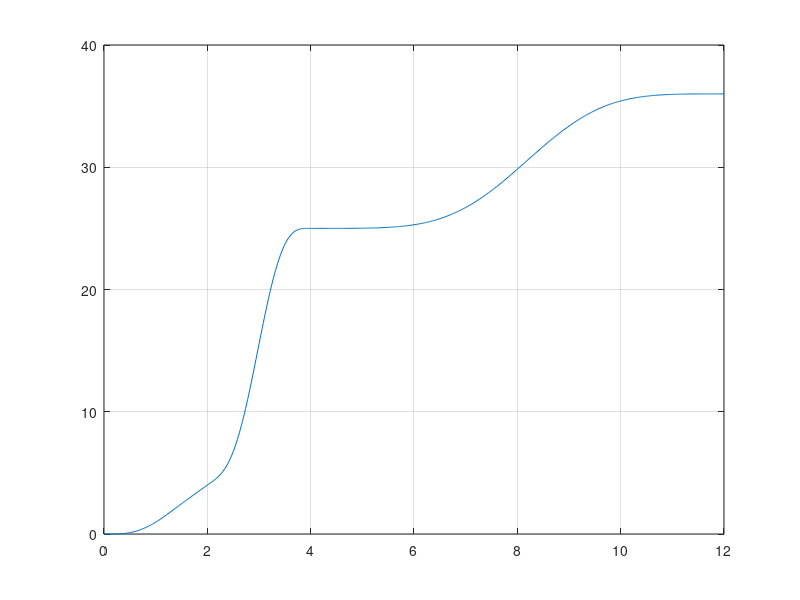

This chart was generated by the following MATLAB code:
clear all;

%% set parameters here
    t0 = 0;
    T = 2;   % segment duration
    kr = 4; % derivative order
    frame = 100;    % number of frames
    num_st = 4; % number of constrained states
    
    % function check
    if T>=10
       warning('Segment duration cannot exceed 10 s!'); 
    end
            
    % [states_start states_end]
    pose_fixed = [0 0 0 0
            4 3 0 0
            25 0 0 0
            36 0 0 0
        ];
    num_free_point = 3;        

%     segments0 = [0 0 0 0 4 3 0 0
%                   4 3 0 0 25 0 0 0
%                   25 0 0 0 35 0 0 0
%                   ];
              
    num_seg = size(pose_fixed,1)+num_free_point-1;
    num_point = num_seg+1;


%%  matrix initial

    % induced params
    segments0 = zeros(num_seg,kr*2);
    for is = 1:size(pose_fixed,1)-1
       segments0(is,1:kr) = pose_fixed(is,:);
       segments0(is,kr+1:2*kr) = pose_fixed(is+1,:);
    end
    
    N = 2*kr -1;
    path = zeros(frame*num_seg+1,4);
    dim = 1;
    ts = t0:T:T*num_seg;

    % Q
    Q0 = zeros(N+1,N+1);
    Ad0 = zeros((num_st*2)*num_seg*dim,(N+1)*num_seg);   % mellinger method
    Ad1 = zeros((num_st*2)*num_seg*dim,(N+1)*num_seg);    % unconstarined QP method
    f = zeros((N+1)*num_seg,1);
    poly0 = zeros(num_seg*(N+1),1);
    %poly = zeros(frame*num_seg+1,dim+1);

    for i=kr+1:N+1
        for j = kr+1:N+1
            Q0(i,j) = ((i-1)*(i-2)*(i-3)*(i-4)*(j-1)*(j-2)*(j-3)*(j-4)/(i+j-9))*T^(i+j-9);
        end
    end
    
    %find constraint matrix Ad
    for is = 1:num_seg
        for k=0:3
            for i=k:N
                Ad1(1+k +(is-1)*2*kr,i+1+(is-1)*(N+1)) = (factorial(i)/factorial(i-k))*ts(is)^(i-k);    % start states
                Ad1(1+k +(is-0.5)*2*kr,i+1+(is-1)*(N+1)) = (factorial(i)/factorial(i-k))*ts(is+1)^(i-k);    % end states
            end
        end
        segments1(1,(N+1)*(is-1)+1:(N+1)*is) = segments0(is,1:end);  % just for x now
    end
    
    %% mellinger method
%     Ad1 = Ad0; 
%     Q1 = kron(eye(num_seg),Q0); 
%     poly1 = poly0; segments1 =
%     zeros(1,num_st*2*dim*num_seg); path1 = zeros(frame*num_seg+1,2);
% 
%     for is = 1:num_seg
%         for k=0:3
%             for i=k:N
%                 Ad1(1+k +(is-1)*2*kr,i+1+(is-1)*(N+1)) =
%                 (factorial(i)/factorial(i-k))*ts(is)^(i-k);    % start
%                 states Ad1(1+k +(is-0.5)*2*kr,i+1+(is-1)*(N+1)) =
%                 (factorial(i)/factorial(i-k))*ts(is+1)^(i-k);    % end
%                 states
%             end
%         end
%                 segments1(1,(N+1)*(is-1)+1:(N+1)*is) =
%                 segments0(is,1:end);  % just for x now
% 
%     end
%     
%     poly1 = quadprog(Q1,f,[],[],Ad1,segments1');
%     
%     for is = 1:num_seg
%         for index=1+(is-1)*frame:frame+(is-1)*frame
%             t = ts(is) +(index-1-(is-1)*frame)*T/frame; for i=0:N   % x
%             path
%                 path1(index,1) = t; path1(index,2) = poly1(i+1+(is-1)*
%                 (N+1))*t^(i) + path1(index,2);  %x
%             end
%         end
%     end path1(frame*num_seg+1,:) = [t+T/frame segments1(1,end-num_st+1)];
    
    %% unconstained method
    Q2 = kron(eye(num_seg),Q0); 
    Ad2 = Ad1;
    segments2 = segments1;
    path2 = zeros(frame*num_seg+1,2);
    
    % find d
    for ip = 1:size(pose_fixed,1)
       df((ip-1)*kr +1:ip*kr,1) = pose_fixed(ip,:); 
    end
    
%     transit_point = segments0(1:end-1,end-3:end);
%     df = [segments0(1,1:num_st) segments0(end,end-3:end)]';
    
    % selection matrix C
    Ct = zeros(num_seg*2*kr,(num_seg+1)*kr);
    Ct(1:num_st,1:num_st) = eye(4);
%     Ct(end-num_st+1:end,num_st+1:num_st*2) = eye(4);
    Ct(end-num_st+1:end,13:16) = eye(4);
    Ct_0 = [eye(4);eye(4)];
%     Ct(5:end-4,9:end) = kron(eye(num_point-2),Ct_0);
    Ct(kr+1:kr*5,kr+1:kr*3)=kron(eye(2),Ct_0); 
    Ct(21:end-kr,17:end) = kron(eye(3),Ct_0);
    
    % find R
    R = Ct.'*inv(Ad2).'*Q2*inv(Ad2)*Ct;
    R_pp = R(17:end,17:end);
    R_fp = R(1:16,17:end);


    % solver
    dp_star = -inv(R_pp)*R_fp'*df;
    dp = conj(dp_star);
    d_st = Ct *[df;dp];
    poly2 = inv(Ad2) * d_st;
    
    % calculate trajectory
    for is = 1:num_seg
        for index=1+(is-1)*frame:frame+(is-1)*frame
            t = ts(is) +(index-1-(is-1)*frame)*T/frame;
            for i=0:N   % x path
                path2(index,1) = t;
                path2(index,2) = poly2(i+1+(is-1)* (N+1))*t^(i) + path2(index,2);  %x
            end
        end
    end
    path2(frame*num_seg+1,:) = [t+T/frame df(end-num_st+1,1)];
    
    %% plot tools
    
%     plot(path1(:,1),path1(:,2));
%     hold on;
    plot(path2(:,1),path2(:,2));
    grid on;

    